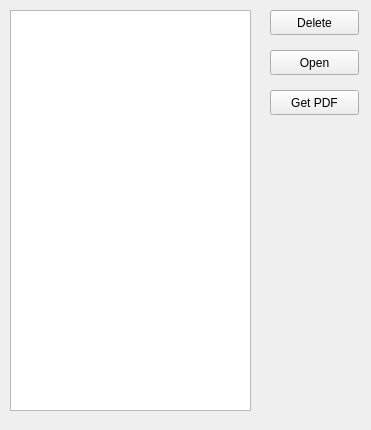
<?xml version="1.0" encoding="UTF-8"?>
<ui version="4.0">
 <class>MyListWidget</class>
 <widget class="QWidget" name="MyListWidget">
  <property name="geometry">
   <rect>
    <x>0</x>
    <y>0</y>
    <width>371</width>
    <height>430</height>
   </rect>
  </property>
  <property name="windowTitle">
   <string>Form</string>
  </property>
  <widget class="QPushButton" name="deleteButton">
   <property name="geometry">
    <rect>
     <x>270</x>
     <y>10</y>
     <width>89</width>
     <height>25</height>
    </rect>
   </property>
   <property name="text">
    <string>Delete</string>
   </property>
  </widget>
  <widget class="QPushButton" name="openButton">
   <property name="geometry">
    <rect>
     <x>270</x>
     <y>50</y>
     <width>89</width>
     <height>25</height>
    </rect>
   </property>
   <property name="text">
    <string>Open</string>
   </property>
  </widget>
  <widget class="QPushButton" name="pdfButton">
   <property name="geometry">
    <rect>
     <x>270</x>
     <y>90</y>
     <width>89</width>
     <height>25</height>
    </rect>
   </property>
   <property name="text">
    <string>Get PDF</string>
   </property>
  </widget>
  <widget class="QListWidget" name="listWidget">
   <property name="geometry">
    <rect>
     <x>10</x>
     <y>10</y>
     <width>241</width>
     <height>401</height>
    </rect>
   </property>
  </widget>
 </widget>
 <resources/>
 <connections/>
</ui>
